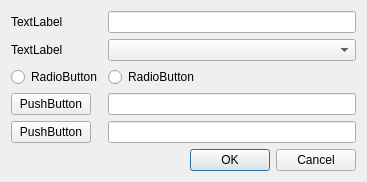
<?xml version="1.0" encoding="UTF-8"?>
<ui version="4.0">
 <class>screenDialog</class>
 <widget class="QDialog" name="screenDialog">
  <property name="geometry">
   <rect>
    <x>0</x>
    <y>0</y>
    <width>367</width>
    <height>174</height>
   </rect>
  </property>
  <property name="windowTitle">
   <string>Dialog</string>
  </property>
  <layout class="QVBoxLayout" name="verticalLayout">
   <item>
    <layout class="QFormLayout" name="formScreen">
     <item row="0" column="0">
      <widget class="QLabel" name="labelScreenName">
       <property name="text">
        <string>TextLabel</string>
       </property>
      </widget>
     </item>
     <item row="2" column="0">
      <widget class="QRadioButton" name="rbScreenVideo">
       <property name="text">
        <string>RadioButton</string>
       </property>
      </widget>
     </item>
     <item row="2" column="1">
      <widget class="QRadioButton" name="rbScreenColor">
       <property name="text">
        <string>RadioButton</string>
       </property>
      </widget>
     </item>
     <item row="0" column="1">
      <widget class="QLineEdit" name="leScreenName"/>
     </item>
     <item row="3" column="0">
      <widget class="QPushButton" name="pbScreenVideo">
       <property name="text">
        <string>PushButton</string>
       </property>
      </widget>
     </item>
     <item row="3" column="1">
      <widget class="QLineEdit" name="leScreenVideo">
       <property name="readOnly">
        <bool>true</bool>
       </property>
      </widget>
     </item>
     <item row="4" column="0">
      <widget class="QPushButton" name="pbScreenColor">
       <property name="text">
        <string>PushButton</string>
       </property>
      </widget>
     </item>
     <item row="4" column="1">
      <widget class="QLineEdit" name="leScreenColor">
       <property name="readOnly">
        <bool>true</bool>
       </property>
      </widget>
     </item>
     <item row="1" column="0">
      <widget class="QLabel" name="labelMonNum">
       <property name="text">
        <string>TextLabel</string>
       </property>
      </widget>
     </item>
     <item row="1" column="1">
      <widget class="QComboBox" name="cbMonNum"/>
     </item>
    </layout>
   </item>
   <item>
    <widget class="QDialogButtonBox" name="bbScreen">
     <property name="orientation">
      <enum>Qt::Horizontal</enum>
     </property>
     <property name="standardButtons">
      <set>QDialogButtonBox::Cancel|QDialogButtonBox::Ok</set>
     </property>
    </widget>
   </item>
  </layout>
 </widget>
 <resources/>
 <connections>
  <connection>
   <sender>bbScreen</sender>
   <signal>accepted()</signal>
   <receiver>screenDialog</receiver>
   <slot>accept()</slot>
   <hints>
    <hint type="sourcelabel">
     <x>248</x>
     <y>254</y>
    </hint>
    <hint type="destinationlabel">
     <x>157</x>
     <y>274</y>
    </hint>
   </hints>
  </connection>
  <connection>
   <sender>bbScreen</sender>
   <signal>rejected()</signal>
   <receiver>screenDialog</receiver>
   <slot>reject()</slot>
   <hints>
    <hint type="sourcelabel">
     <x>316</x>
     <y>260</y>
    </hint>
    <hint type="destinationlabel">
     <x>286</x>
     <y>274</y>
    </hint>
   </hints>
  </connection>
 </connections>
</ui>
